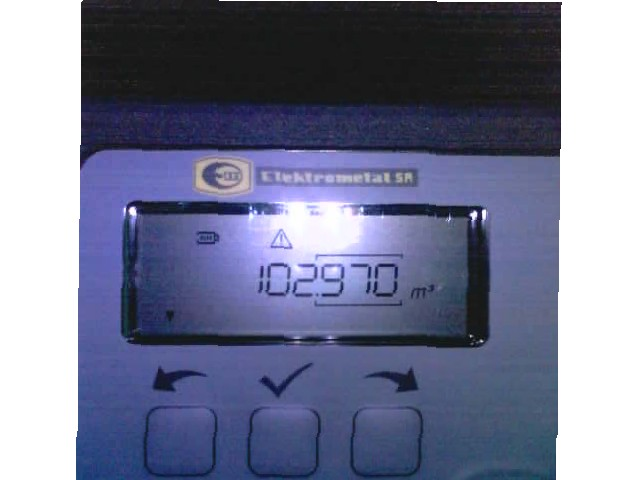
#> input picture img_tmp/alg.jpg, 640 x 480 px; its folder holds only this picture in this run
$ python odczyt.py
#> lines starting #> are read from the running program, lines starting #| are printed output that depends on the picture
import glob, datetime, re, sys, io
from google import genai
from google.genai import types
from PIL import Image

plik = sorted(glob.glob("img_tmp/*"))[-1]

# przycięcie do wyświetlacza (left, top, right, bottom) - dopasuj do swoich zdjęć
img = Image.open(plik).convert("RGB").crop((110, 190, 500, 350))
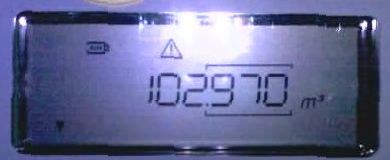
#> img: PIL image 390x160 RGB; mean R, G, B 102.1, 106.7, 148.9
buf = io.BytesIO()
img.save(buf, format="JPEG", quality=95)

#> (the run stopped early here; a loop or call above may not have finished)
